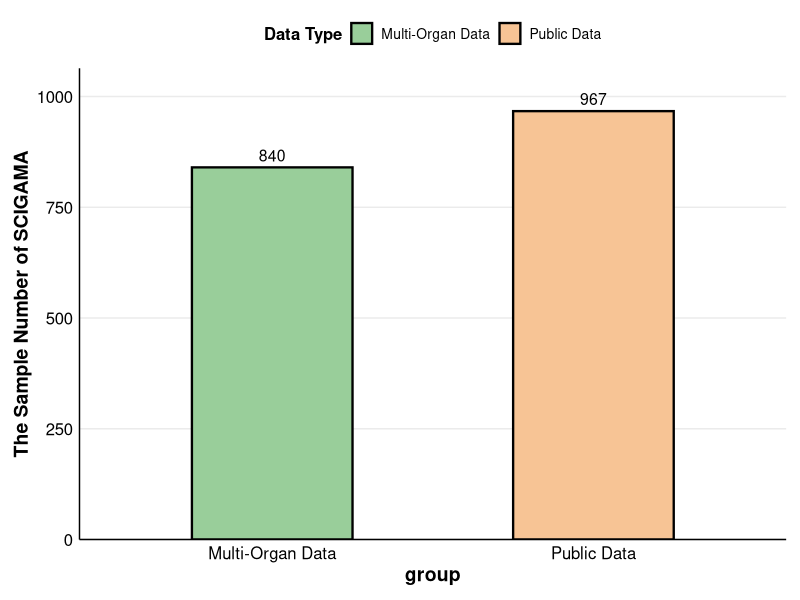

R code for this plot: (Note: this script raises an error after producing the figure.)
rm(list = ls())
library(ggplot2)
data <- data.frame(group = c("Public Data","Multi-Organ Data"),num = c(967,840))

theme_academic <- theme_minimal() +
  theme(
    panel.grid.major.x = element_blank(),  # 移除X轴主网格线
    panel.grid.minor = element_blank(),    # 移除次网格线
    axis.line = element_line(color = "black"),  # 添加黑色坐标轴线
    axis.text = element_text(size = 12, color = "black"),  # 字体大小和颜色
    axis.title = element_text(size = 14, face = "bold"),  # 标题加粗
    plot.title = element_text(size = 16, hjust = 0.5, face = "bold"),  # 居中标题
    legend.position = "top",  # 图例置于顶部
    legend.title = element_text(size = 12, face = "bold"),
    legend.text = element_text(size = 10),
    plot.margin = margin(10, 10, 10, 10)  # 设置边距
  )

ggplot(data, aes(x = group, y = num, fill = group)) +
  # 使用geom_bar绘制分组柱状图，position_dodge使柱子并排放置
  geom_bar(stat = "identity", position = position_dodge(width = 0.8), 
           width = 0.5, color = "black", size = 0.8) +
  # 自定义渐变填充
  scale_fill_manual(values = c("Public Data" = "#f7c495", "Multi-Organ Data" = "#99ce9a"), 
                    name = "Data Type") +
  # 在柱子上方添加数据标签，position_dodge确保标签与柱子对齐
  geom_text(aes(label = round(num, 1)), 
            position = position_dodge(width = 0.8), 
            vjust = -0.5, size = 4, color = "black") +
  # 设置标题和轴标签
  labs(
    y = "The Sample Number of SCIGAMA"
  ) +
  # 应用主题
  theme_academic +
  # 调整Y轴范围，确保标签不被裁剪
  scale_y_continuous(expand = expansion(mult = c(0, 0.1)))

ggsave(file = "output/bar.pdf",width = 4.5,height = 4)
 